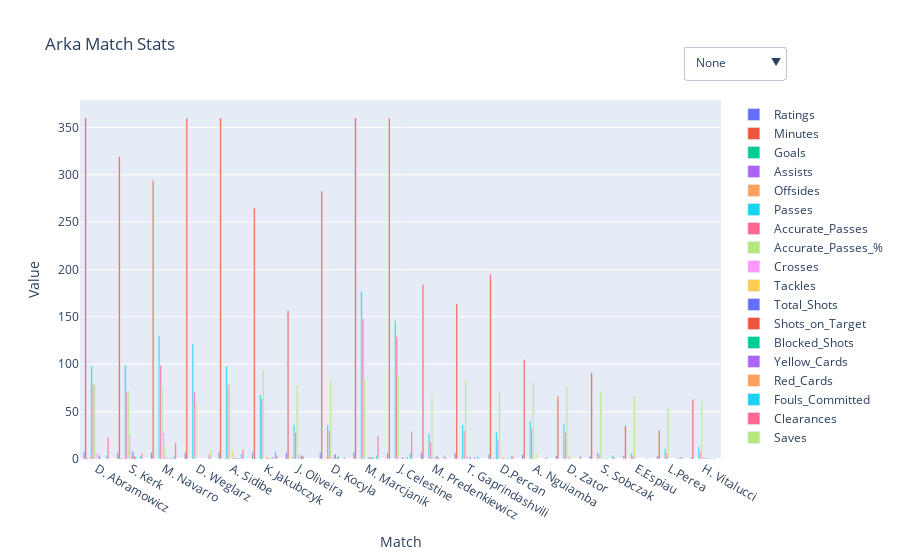

The cell this chart's notebook holds for it:
### Code cell
# Create the figure
from torch import layout


fig = go.Figure()

# List of metrics to plot
metrics = ['Ratings', 'Minutes', 'Goals', 'Assists', 'Offsides', 'Passes',
       'Accurate_Passes', 'Accurate_Passes_%', 'Crosses', 'Tackles',
       'Total_Shots', 'Shots_on_Target', 'Blocked_Shots', 'Yellow_Cards',
       'Red_Cards', 'Fouls_Committed', 'Clearances', 'Saves']

# Add traces for each metric
for metric in metrics:
    filtered_data = data[data[metrics] >  0]
    sorted_df = filtered_data.sort_values(by=metric, ascending=False)
    
    fig.add_trace(go.Bar(x=sorted_df.index, y=sorted_df[metric], name=metric))


# Define visibility matrix
n = len(metrics)
visibility_matrix = {
    "None": [False] * n,
    "AVG Rating": [metric in ['Ratings'] for metric in metrics],
    "Minutes": [metric in ['Minutes'] for metric in metrics],
    "Passes": [metric in ['Passes', 'Accurate_Passes', 'Accurate_Passes_%', 'Crosses'] for metric in metrics],
    "Attack": [metric in ['Goals', 'Assists', 'Total_Shots', 'Shots_on_Target', 'Shots_Inside_Box', 'Shots_Outside_Box'] for metric in metrics],
    "Defense": [metric in ['Tackles', 'Fouls_Drawn', 'Fouls_Committed', 'Saves'] for metric in metrics],
    "Cards": [metric in ['Yellow_Cards', 'Red_Cards'] for metric in metrics],
    "All": [True] * n
}

# Create buttons
buttons = [
    dict(label=label,
         method="update",
         args=[{"visible": visibility},
               {"title": f"Arka Match Stats: {label}"}])
    for label, visibility in visibility_matrix.items()
]

# Add dropdown to figure
fig.update_layout(
    updatemenus=[dict(
        active=0,
        buttons=buttons,
        x=1.1,
        y=1.15
    )],
    title="Arka Match Stats",
    xaxis_title="Match",
    yaxis_title="Value",
    barmode='group'
)

fig.show()
fig.write_html("Arka_stats_players_TOTAL.html")

### Figure 1 — Plotly figure (JSON) as saved in the notebook; plotly's stock layout.template omitted (floating-point values rounded to 4 significant figures)
{"data": [{"name": "Ratings", "type": "bar", "x": ["D. Abramowicz", "S. Kerk", "M. Navarro", "D. Weglarz", "A. Sidibe", "K. Jakubczyk", "J. Oliveira", "D. Kocyla", "M. Marcjanik", "J. Celestine", "M. Predenkiewicz", "T. Gaprindashvili", "D.Percan", "A. Nguiamba", "D. Zator", "S. Sobczak", "E.Espiau", "L.Perea", "H. Vitalucci"], "y": [7.27, 7.21, 7.15, 6.94, 6.84, 6.82, 6.8, 6.74, 6.69, 6.6, 6.55, 6.5, 5.13, 4.94, 3.4, 3.17, 3.11, 3.1, 1.61]}, {"name": "Minutes", "type": "bar", "x": ["D. Abramowicz", "M. Marcjanik", "J. Celestine", "A. Sidibe", "D. Weglarz", "S. Kerk", "M. Navarro", "D. Kocyla", "K. Jakubczyk", "D.Percan", "M. Predenkiewicz", "T. Gaprindashvili", "J. Oliveira", "A. Nguiamba", "S. Sobczak", "D. Zator", "H. Vitalucci", "E.Espiau", "L.Perea"], "y": [360.0, 360.0, 360.0, 360.0, 360.0, 319.0, 294.0, 283.0, 265.0, 195.0, 184.0, 164.0, 157.0, 105.0, 91.0, 66.0, 63.0, 35.0, 30.0]}, {"name": "Goals", "type": "bar", "x": ["D. Abramowicz", "S. Kerk", "K. Jakubczyk", "J. Oliveira", "A. Nguiamba", "D. Zator", "D. Kocyla", "D. Weglarz", "M. Navarro", "T. Gaprindashvili", "D.Percan", "M. Marcjanik", "A. Sidibe", "H. Vitalucci", "J. Celestine", "S. Sobczak", "M. Predenkiewicz", "L.Perea", "E.Espiau"], "y": [1.0, 1.0, 1.0, NaN, NaN, NaN, NaN, NaN, NaN, NaN, NaN, NaN, NaN, NaN, NaN, NaN, NaN, NaN, NaN]}, {"name": "Assists", "type": "bar", "x": ["S. Kerk", "D.Percan", "D. Abramowicz", "J. Oliveira", "A. Nguiamba", "D. Zator", "K. Jakubczyk", "D. Kocyla", "D. Weglarz", "M. Navarro", "T. Gaprindashvili", "M. Marcjanik", "A. Sidibe", "H. Vitalucci", "J. Celestine", "S. Sobczak", "M. Predenkiewicz", "L.Perea", "E.Espiau"], "y": [1.0, 1.0, NaN, NaN, NaN, NaN, NaN, NaN, NaN, NaN, NaN, NaN, NaN, NaN, NaN, NaN, NaN, NaN, NaN]}, {"name": "Offsides", "type": "bar", "x": ["D. Abramowicz", "J. Oliveira", "D. Kocyla", "T. Gaprindashvili", "M. Marcjanik", "A. Sidibe", "S. Kerk", "A. Nguiamba", "D. Zator", "K. Jakubczyk", "D. Weglarz", "M. Navarro", "D.Percan", "H. Vitalucci", "J. Celestine", "S. Sobczak", "M. Predenkiewicz", "L.Perea", "E.Espiau"], "y": [2.0, 2.0, 1.0, 1.0, 1.0, 1.0, NaN, NaN, NaN, NaN, NaN, NaN, NaN, NaN, NaN, NaN, NaN, NaN, NaN]}, {"name": "Passes", "type": "bar", "x": ["M. Marcjanik", "J. Celestine", "M. Navarro", "D. Weglarz", "S. Kerk", "D. Abramowicz", "A. Sidibe", "K. Jakubczyk", "A. Nguiamba", "D. Zator", "T. Gaprindashvili", "D. Kocyla", "J. Oliveira", "D.Percan", "M. Predenkiewicz", "H. Vitalucci", "L.Perea", "S. Sobczak", "E.Espiau"], "y": [177.0, 146.0, 130.0, 122.0, 99.0, 98.0, 98.0, 68.0, 40.0, 37.0, 36.0, 36.0, 36.0, 28.0, 27.0, 13.0, 11.0, 7.0, 6.0]}, {"name": "Accurate_Passes", "type": "bar", "x": ["M. Marcjanik", "J. Celestine", "M. Navarro", "D. Abramowicz", "A. Sidibe", "S. Kerk", "D. Weglarz", "K. Jakubczyk", "A. Nguiamba", "T. Gaprindashvili", "D. Kocyla", "D. Zator", "J. Oliveira", "D.Percan", "M. Predenkiewicz", "H. Vitalucci", "L.Perea", "S. Sobczak", "E.Espiau"], "y": [148.0, 129.0, 99.0, 78.0, 78.0, 71.0, 71.0, 64.0, 32.0, 30.0, 30.0, 28.0, 28.0, 20.0, 18.0, 8.0, 6.0, 5.0, 4.0]}, {"name": "Accurate_Passes_%", "type": "bar", "x": ["K. Jakubczyk", "J. Celestine", "M. Marcjanik", "T. Gaprindashvili", "D. Kocyla", "A. Nguiamba", "A. Sidibe", "D. Abramowicz", "J. Oliveira", "M. Navarro", "D. Zator", "S. Kerk", "D.Percan", "S. Sobczak", "M. Predenkiewicz", "E.Espiau", "H. Vitalucci", "D. Weglarz", "L.Perea"], "y": [94.12, 88.36, 83.62, 83.33, 83.33, 80.0, 79.59, 79.59, 77.78, 76.15, 75.68, 71.72, 71.43, 71.43, 66.67, 66.67, 61.54, 58.2, 54.55]}, {"name": "Crosses", "type": "bar", "x": ["M. Navarro", "S. Kerk", "D. Abramowicz", "J. Oliveira", "D. Zator", "T. Gaprindashvili", "D. Kocyla", "H. Vitalucci", "M. Predenkiewicz", "A. Nguiamba", "K. Jakubczyk", "D. Weglarz", "D.Percan", "M. Marcjanik", "A. Sidibe", "J. Celestine", "S. Sobczak", "L.Perea", "E.Espiau"], "y": [28.0, 26.0, 7.0, 5.0, 3.0, 3.0, 2.0, 2.0, 2.0, 1.0, NaN, NaN, NaN, NaN, NaN, NaN, NaN, NaN, NaN]}, {"name": "Tackles", "type": "bar", "x": ["M. Navarro", "A. Sidibe", "A. Nguiamba", "D. Kocyla", "S. Kerk", "D. Zator", "K. Jakubczyk", "J. Oliveira", "D.Percan", "D. Abramowicz", "M. Marcjanik", "H. Vitalucci", "J. Celestine", "S. Sobczak", "M. Predenkiewicz", "D. Weglarz", "T. Gaprindashvili", "L.Perea", "E.Espiau"], "y": [13.0, 9.0, 6.0, 5.0, 4.0, 4.0, 4.0, 2.0, 2.0, 1.0, 1.0, 1.0, 1.0, 1.0, 1.0, NaN, NaN, NaN, NaN]}, {"name": "Total_Shots", "type": "bar", "x": ["S. Kerk", "D. Kocyla", "D. Abramowicz", "J. Oliveira", "M. Predenkiewicz", "T. Gaprindashvili", "M. Marcjanik", "J. Celestine", "K. Jakubczyk", "M. Navarro", "D.Percan", "A. Sidibe", "H. Vitalucci", "A. Nguiamba", "D. Zator", "D. Weglarz", "S. Sobczak", "L.Perea", "E.Espiau"], "y": [8.0, 5.0, 4.0, 4.0, 3.0, 2.0, 2.0, 2.0, 1.0, 1.0, 1.0, 1.0, 1.0, NaN, NaN, NaN, NaN, NaN, NaN]}, {"name": "Shots_on_Target", "type": "bar", "x": ["S. Kerk", "J. Oliveira", "M. Marcjanik", "M. Predenkiewicz", "D. Abramowicz", "K. Jakubczyk", "D. Kocyla", "A. Sidibe", "S. Sobczak", "A. Nguiamba", "D. Zator", "D. Weglarz", "M. Navarro", "T. Gaprindashvili", "D.Percan", "H. Vitalucci", "J. Celestine", "L.Perea", "E.Espiau"], "y": [3.0, 3.0, 2.0, 2.0, 1.0, 1.0, 1.0, 1.0, 1.0, NaN, NaN, NaN, NaN, NaN, NaN, NaN, NaN, NaN, NaN]}, {"name": "Blocked_Shots", "type": "bar", "x": ["D. Kocyla", "S. Kerk", "M. Marcjanik", "M. Navarro", "A. Sidibe", "H. Vitalucci", "J. Celestine", "D. Abramowicz", "J. Oliveira", "A. Nguiamba", "D. Zator", "K. Jakubczyk", "D. Weglarz", "T. Gaprindashvili", "D.Percan", "S. Sobczak", "M. Predenkiewicz", "L.Perea", "E.Espiau"], "y": [3.0, 2.0, 2.0, 1.0, 1.0, 1.0, 1.0, NaN, NaN, NaN, NaN, NaN, NaN, NaN, NaN, NaN, NaN, NaN, NaN]}, {"name": "Yellow_Cards", "type": "bar", "x": ["K. Jakubczyk", "T. Gaprindashvili", "J. Celestine", "M. Navarro", "D.Percan", "M. Marcjanik", "A. Sidibe", "L.Perea", "D. Abramowicz", "S. Kerk", "J. Oliveira", "A. Nguiamba", "D. Zator", "D. Kocyla", "D. Weglarz", "H. Vitalucci", "S. Sobczak", "M. Predenkiewicz", "E.Espiau"], "y": [2.0, 2.0, 2.0, 1.0, 1.0, 1.0, 1.0, 1.0, NaN, NaN, NaN, NaN, NaN, NaN, NaN, NaN, NaN, NaN, NaN]}, {"name": "Red_Cards", "type": "bar", "x": ["D. Abramowicz", "S. Kerk", "J. Oliveira", "A. Nguiamba", "D. Zator", "K. Jakubczyk", "D. Kocyla", "D. Weglarz", "M. Navarro", "T. Gaprindashvili", "D.Percan", "M. Marcjanik", "A. Sidibe", "H. Vitalucci", "J. Celestine", "S. Sobczak", "M. Predenkiewicz", "L.Perea", "E.Espiau"], "y": [NaN, NaN, NaN, NaN, NaN, NaN, NaN, NaN, NaN, NaN, NaN, NaN, NaN, NaN, NaN, NaN, NaN, NaN, NaN]}, {"name": "Fouls_Committed", "type": "bar", "x": ["K. Jakubczyk", "A. Sidibe", "J. Celestine", "D. Abramowicz", "M. Marcjanik", "S. Sobczak", "M. Predenkiewicz", "S. Kerk", "M. Navarro", "T. Gaprindashvili", "D.Percan", "L.Perea", "A. Nguiamba", "H. Vitalucci", "J. Oliveira", "D. Zator", "D. Kocyla", "D. Weglarz", "E.Espiau"], "y": [8.0, 6.0, 6.0, 4.0, 4.0, 4.0, 4.0, 3.0, 3.0, 3.0, 3.0, 2.0, 1.0, 1.0, NaN, NaN, NaN, NaN, NaN]}, {"name": "Clearances", "type": "bar", "x": ["J. Celestine", "M. Marcjanik", "D. Abramowicz", "M. Navarro", "A. Sidibe", "S. Kerk", "D. Weglarz", "K. Jakubczyk", "D. Zator", "D.Percan", "L.Perea", "A. Nguiamba", "D. Kocyla", "S. Sobczak", "M. Predenkiewicz", "T. Gaprindashvili", "E.Espiau", "J. Oliveira", "H. Vitalucci"], "y": [29.0, 25.0, 23.0, 17.0, 10.0, 6.0, 5.0, 4.0, 3.0, 3.0, 2.0, 2.0, 2.0, 2.0, 2.0, 1.0, 1.0, NaN, NaN]}, {"name": "Saves", "type": "bar", "x": ["D. Weglarz", "D. Abramowicz", "S. Kerk", "J. Oliveira", "A. Nguiamba", "D. Zator", "K. Jakubczyk", "D. Kocyla", "M. Navarro", "T. Gaprindashvili", "D.Percan", "M. Marcjanik", "A. Sidibe", "H. Vitalucci", "J. Celestine", "S. Sobczak", "M. Predenkiewicz", "L.Perea", "E.Espiau"], "y": [10.0, NaN, NaN, NaN, NaN, NaN, NaN, NaN, NaN, NaN, NaN, NaN, NaN, NaN, NaN, NaN, NaN, NaN, NaN]}], "layout": {"barmode": "group", "title": {"text": "Arka Match Stats"}, "updatemenus": [{"active": 0, "buttons": [{"args": [{"visible": [false, false, false, false, false, false, false, false, false, false, false, false, false, false, false, false, false, false]}, {"title": "Arka Match Stats: None"}], "label": "None", "method": "update"}, {"args": [{"visible": [true, false, false, false, false, false, false, false, false, false, false, false, false, false, false, false, false, false]}, {"title": "Arka Match Stats: AVG Rating"}], "label": "AVG Rating", "method": "update"}, {"args": [{"visible": [false, true, false, false, false, false, false, false, false, false, false, false, false, false, false, false, false, false]}, {"title": "Arka Match Stats: Minutes"}], "label": "Minutes", "method": "update"}, {"args": [{"visible": [false, false, false, false, false, true, true, true, true, false, false, false, false, false, false, false, false, false]}, {"title": "Arka Match Stats: Passes"}], "label": "Passes", "method": "update"}, {"args": [{"visible": [false, false, true, true, false, false, false, false, false, false, true, true, false, false, false, false, false, false]}, {"title": "Arka Match Stats: Attack"}], "label": "Attack", "method": "update"}, {"args": [{"visible": [false, false, false, false, false, false, false, false, false, true, false, false, false, false, false, true, false, true]}, {"title": "Arka Match Stats: Defense"}], "label": "Defense", "method": "update"}, {"args": [{"visible": [false, false, false, false, false, false, false, false, false, false, false, false, false, true, true, false, false, false]}, {"title": "Arka Match Stats: Cards"}], "label": "Cards", "method": "update"}, {"args": [{"visible": [true, true, true, true, true, true, true, true, true, true, true, true, true, true, true, true, true, true]}, {"title": "Arka Match Stats: All"}], "label": "All", "method": "update"}], "x": 1.1, "y": 1.15}], "xaxis": {"title": {"text": "Match"}}, "yaxis": {"title": {"text": "Value"}}}}
